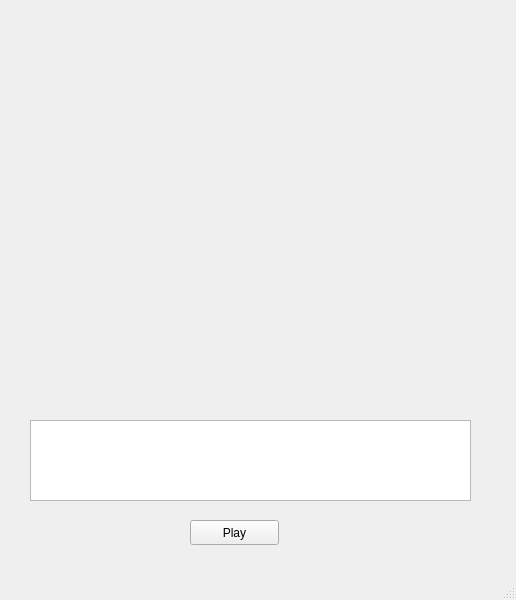
<?xml version="1.0" encoding="UTF-8"?>
<ui version="4.0">
 <class>MainWindow</class>
 <widget class="QMainWindow" name="MainWindow">
  <property name="geometry">
   <rect>
    <x>0</x>
    <y>0</y>
    <width>516</width>
    <height>600</height>
   </rect>
  </property>
  <property name="windowTitle">
   <string>MainWindow</string>
  </property>
  <widget class="QWidget" name="centralwidget">
   <widget class="QLabel" name="image_sign">
    <property name="geometry">
     <rect>
      <x>40</x>
      <y>50</y>
      <width>431</width>
      <height>341</height>
     </rect>
    </property>
    <property name="text">
     <string/>
    </property>
   </widget>
   <widget class="QTextEdit" name="textEdit">
    <property name="geometry">
     <rect>
      <x>30</x>
      <y>420</y>
      <width>441</width>
      <height>81</height>
     </rect>
    </property>
   </widget>
   <widget class="QPushButton" name="play_button">
    <property name="geometry">
     <rect>
      <x>190</x>
      <y>520</y>
      <width>89</width>
      <height>25</height>
     </rect>
    </property>
    <property name="text">
     <string>Play</string>
    </property>
   </widget>
  </widget>
  <widget class="QMenuBar" name="menubar">
   <property name="geometry">
    <rect>
     <x>0</x>
     <y>0</y>
     <width>516</width>
     <height>22</height>
    </rect>
   </property>
  </widget>
  <widget class="QStatusBar" name="statusbar"/>
 </widget>
 <resources/>
 <connections/>
</ui>
